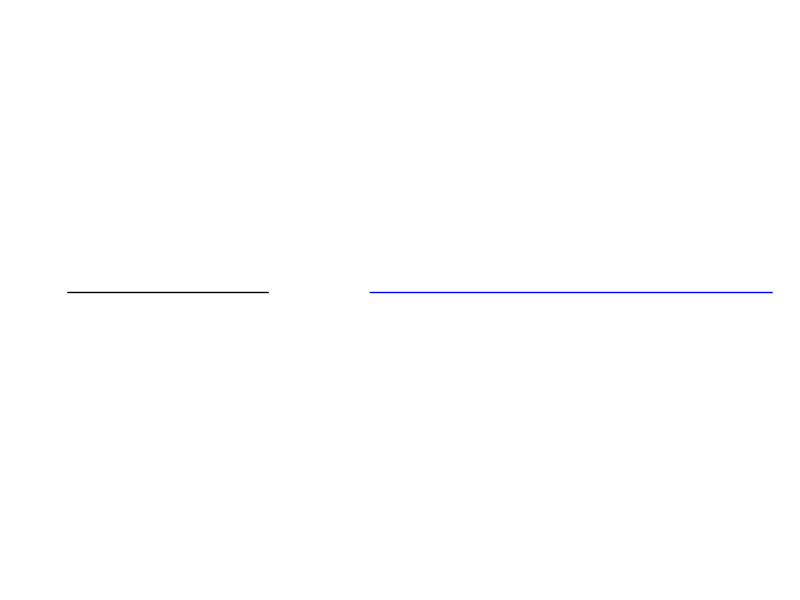
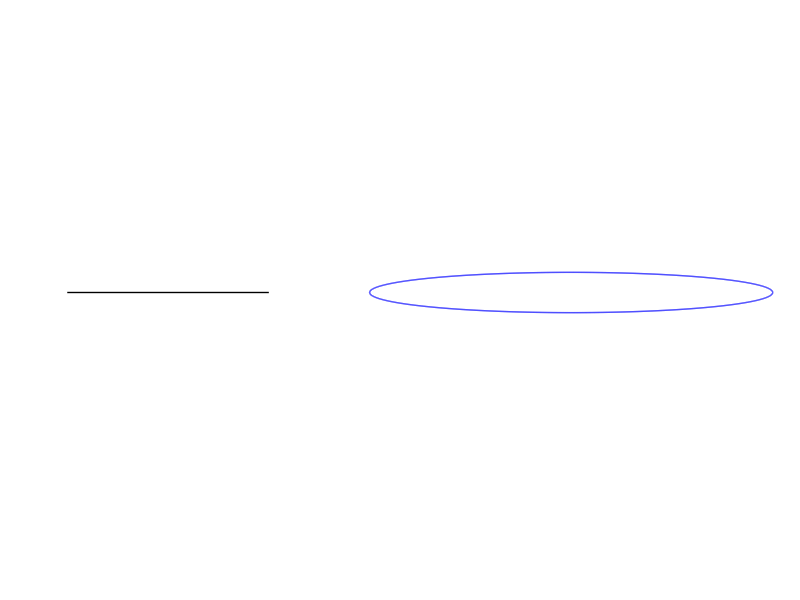
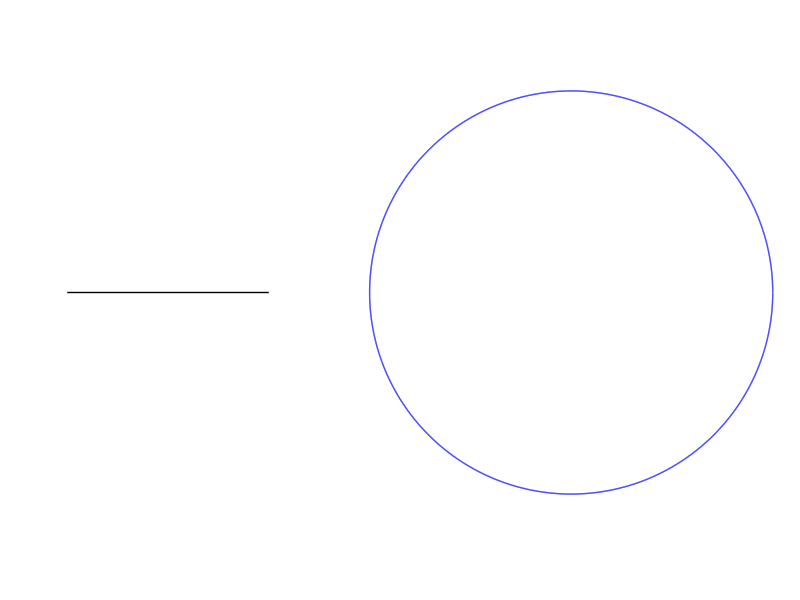

Write MATLAB code to recreate these figures, in order.
% example_slit_ellipse_figure_plot.m
% Nasser, June 22, 2019
clc;clear; 
% To plot Figure 51 in Section 15 of the paper:
% COMPUTATION OF CONFORMAL INVARIANTS 
%
%
% the values of your chosen constants a, b, c, and d
c         =  1.5;
d         =  3.5;
a         = (d+c)/2;
b         = (d-c)/2;
% Choose the value of n
n         =  2^12
t         =  (0:2*pi/n:2*pi-2*pi/n).';
%
r         =   0.1;
ete       =   a+b.*cos(t)-i*r.*sin(t);
%
r         =   1;
etc       =   a+b.*cos(t)-i*r.*sin(t);
%
%
figure;
hold on
box on
plot([0 1],[0 0],'k','LineWidth',1)
plot([real(c) real(d)],[imag(c) imag(d)],'b','LineWidth',1)
axis equal
axis off
set(gca,'LooseInset',get(gca,'TightInset'))
% print -depsc fig_slit_ellipse1
%
% 
figure;
hold on
box on
plot([0 1],[0 0],'k','LineWidth',1)
plot(real(ete),imag(ete),'b','LineWidth',1)
axis equal
axis off
set(gca,'LooseInset',get(gca,'TightInset'))
% print -depsc fig_slit_ellipse2
%
% 
figure;
hold on
box on
plot([0 1],[0 0],'k','LineWidth',1)
plot(real(etc),imag(etc),'b','LineWidth',1)
axis equal
axis off
set(gca,'LooseInset',get(gca,'TightInset'))
% print -depsc fig_slit_ellipse3
%